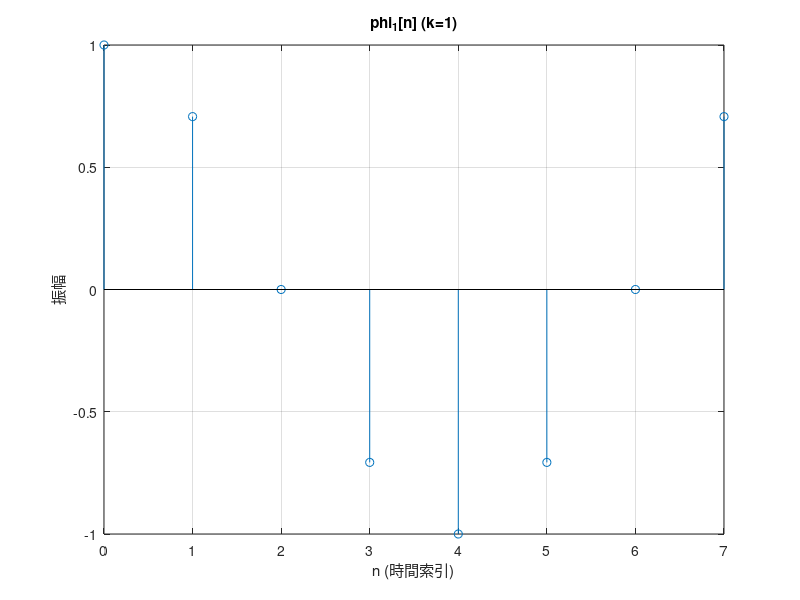
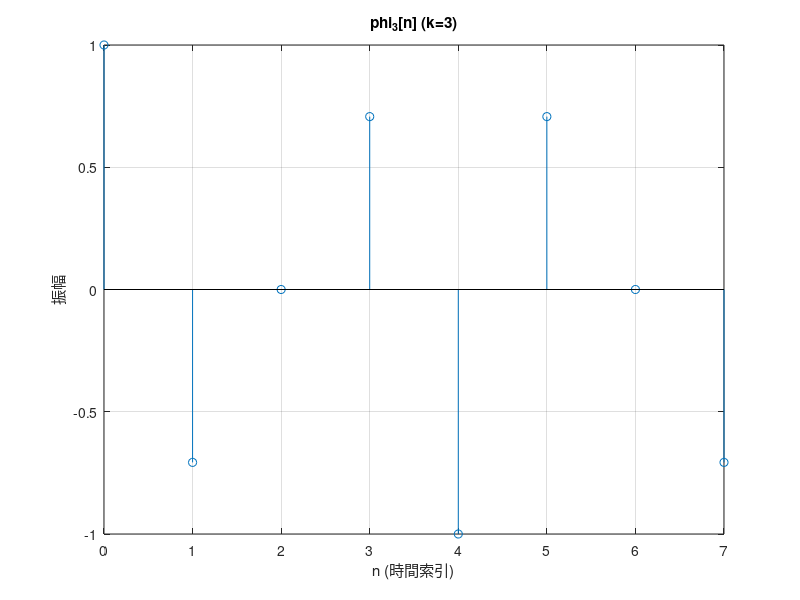
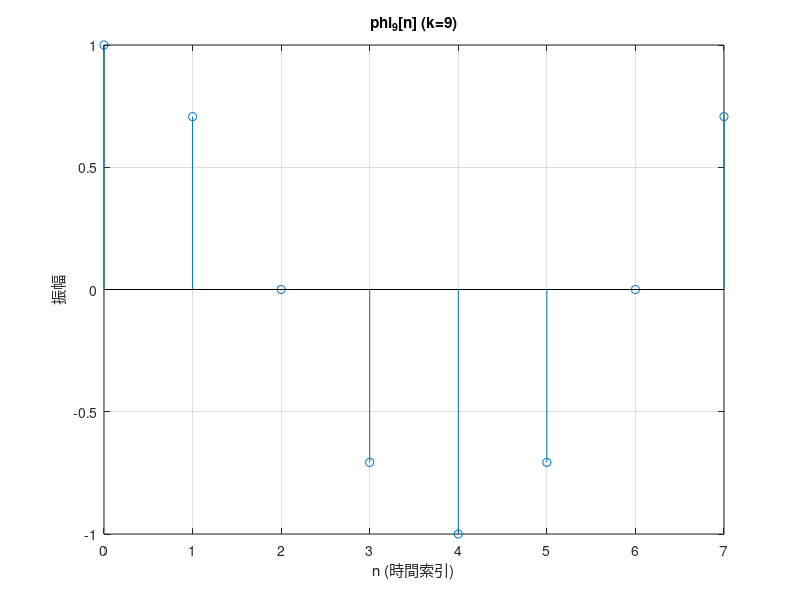

Source code (MATLAB) for these figures, in order:
% === 離散時間諧波訊號範例 ===
%
% 腳本目的：
% 1. 產生不同頻率 (k 值) 的離散時間訊號。
% 2. 證明當 k 值增加 N 時，訊號會重複。

clear; % 清除所有變數
clc;   % 清除命令視窗

% --- 設定參數 ---
% 訊號的週期長度
N = 8;

% 離散時間索引，從 0 到 N-1
n = 0:(N-1);

% --- 產生並繪製訊號 ---
% 這裡我們只繪製訊號的實部 (cos 波形) 以便觀察

% 1. 基本頻率訊號 (k=1)
% 理論上，這是最基本的波形，在 N=8 的點內完成一個週期。
k1 = 1;
phi1 = exp(j * (2 * pi / N) * k1 * n);

figure;
stem(n, real(phi1));
title('phi_1[n] (k=1)');
xlabel('n (時間索引)');
ylabel('振幅');
axis tight;
grid on;
set(gca, 'xtick', 0:N-1); % 設定 x 軸刻度為整數

% ---

% 2. 更高頻率的訊號 (k=3)
% 理論上，波形會在 N=8 的點內重複 3 次。
k3 = 3;
phi3 = exp(j * (2 * pi / N) * k3 * n);

figure;
stem(n, real(phi3));
title('phi_3[n] (k=3)');
xlabel('n (時間索引)');
ylabel('振幅');
axis tight;
grid on;
set(gca, 'xtick', 0:N-1);

% ---

% 3. 證明重複性：k = N+1 (也就是 k=9)
% 理論上，這個訊號會和 k=1 的訊號完全一樣。
k_replicate = N + 1; % k = 8 + 1 = 9
phi_replicate = exp(j * (2 * pi / N) * k_replicate * n);

figure;
stem(n, real(phi_replicate));
title('phi_{9}[n] (k=9)');
xlabel('n (時間索引)');
ylabel('振幅');
axis tight;
grid on;
set(gca, 'xtick', 0:N-1);

% ---

% 4. 數值比較 (可選)
% 檢查 phi1 和 phi_replicate 是否在每個點上都相等。
% 注意：由於浮點數運算，可能會有微小的誤差，所以通常用容忍度來比較。
% 這裡的結果會是 1 (true)，代表兩個矩陣在每一個點上都相同。
disp('--- 數值比較 ---');
is_equal = isequal(round(real(phi1)*1e6), round(real(phi_replicate)*1e6));
if is_equal
    disp('phi_1[n] 和 phi_9[n] 數值完全相等，證明週期性。');
else
    disp('phi_1[n] 和 phi_9[n] 數值不相等。');
end
